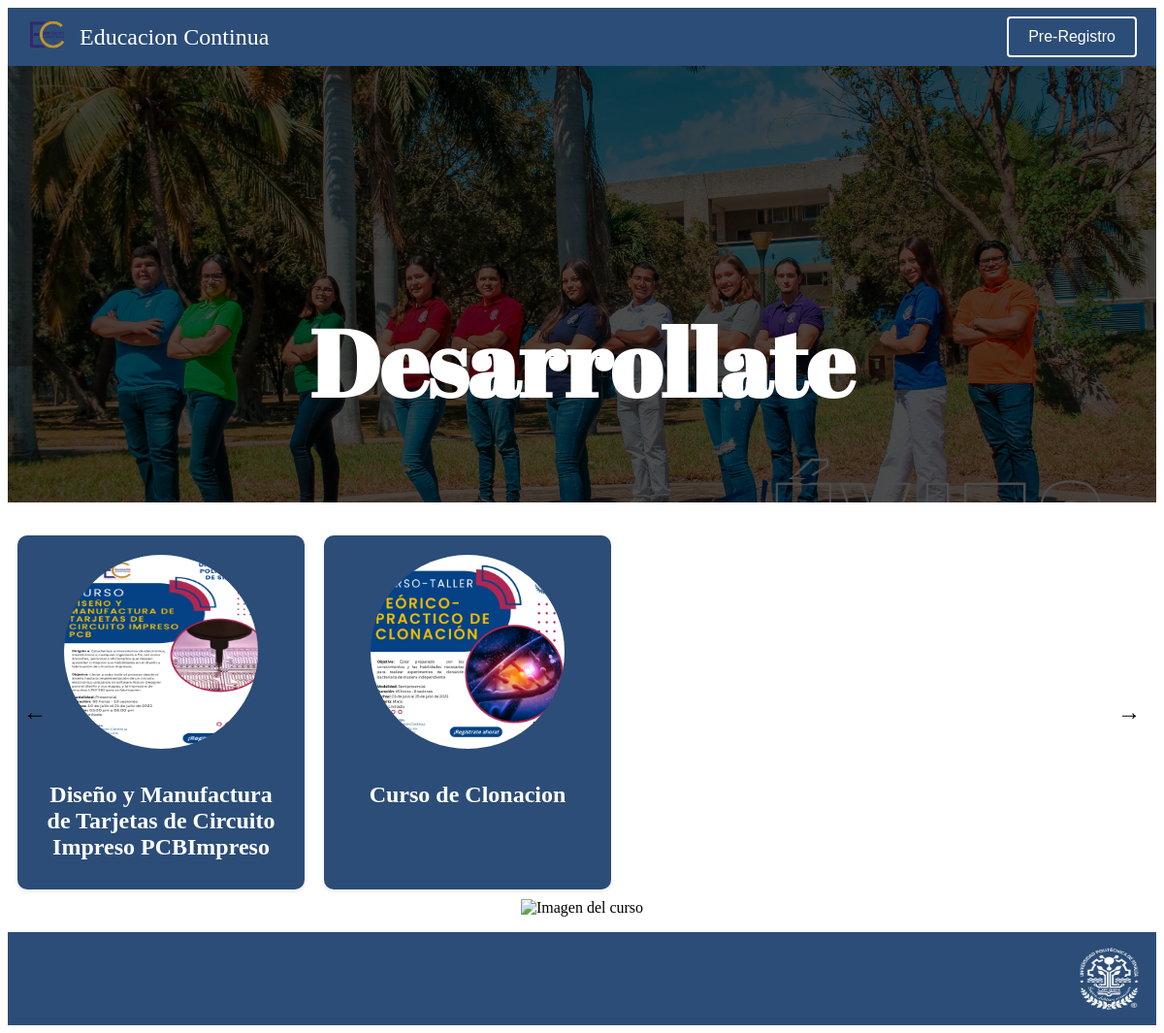
The app's page /, older data.
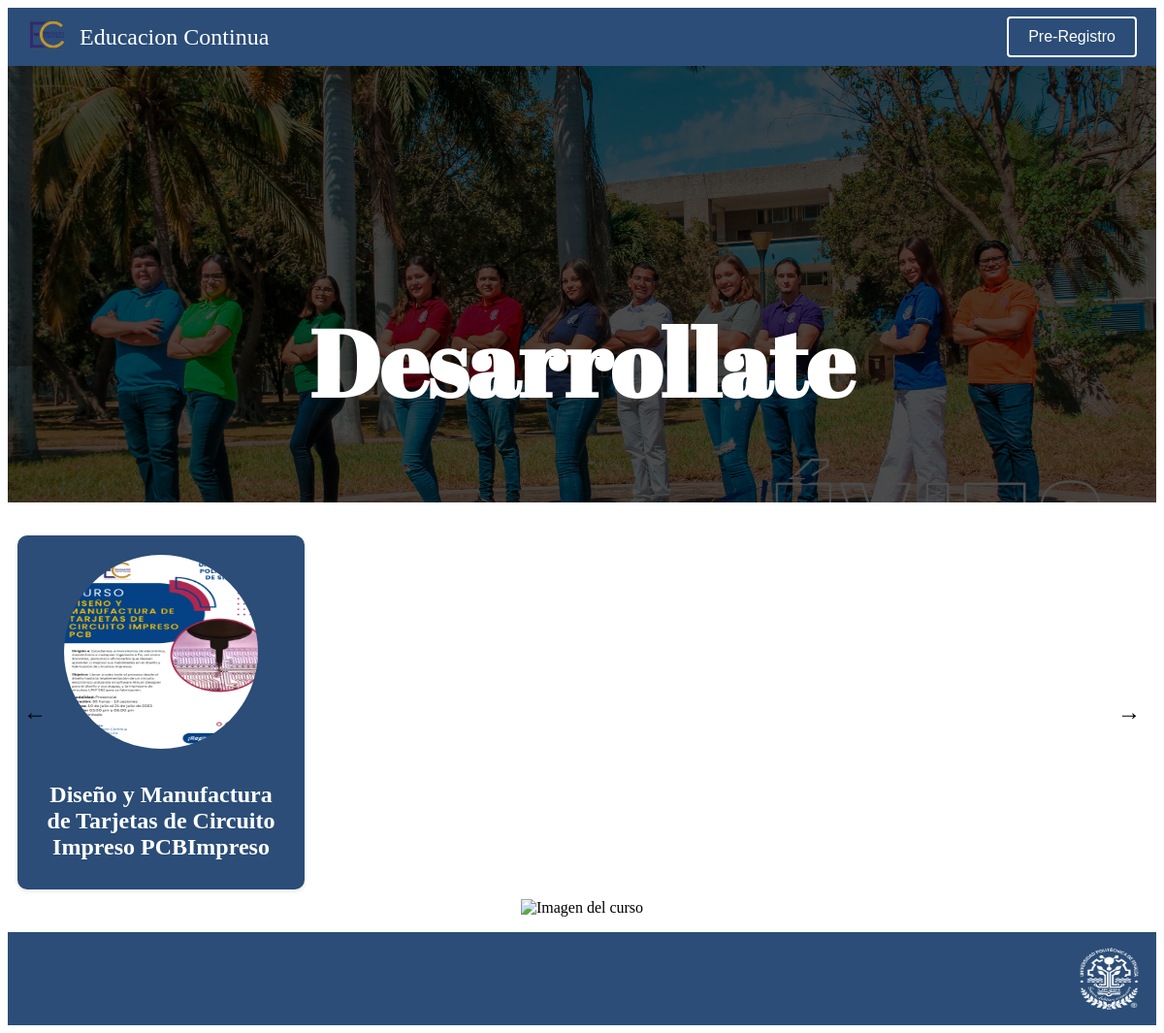
The same page, newer data.
### EC/models.py (models this page shows, shortened)
class Courses(models.Model):
    id= models.AutoField(primary_key=True)
    imagen = models.ImageField(upload_to='cajas/', blank=False)
    titulo = models.CharField(max_length=200, blank=False)
    descripcion = models.TextField(blank=False)

### EC/views.py (the view)
# urls.py: path('',main,name='main')
def main(request):
    courses = Courses.objects.all()
    return render(request,'index.html',  {'courses': courses})

### EC/templates/index.html (shortened to what this page needs)
{% load static %}
<!DOCTYPE html>
<html lang="es">
<head>
    <link rel="stylesheet" type="text/css" href="{% static 'css/styles.css' %}" />
</head>
<body>
    <header>
        <div class="header">
            <div class="logo_main", location.href='{%url 'main' %}';">
                <img src="media/loigo EC.png" alt="Logo" class="logo">
                <span class="label">Educacion Continua</span>
            </div>
            <button onclick="location.href='{% url 'Registro' %}';" class="register-button" >Pre-Registro</button>
        </div>
    </header>
    <section class="desarrollate">
        <div class="desarrollate-content">
            <h2 class="desarrollate-text"> Desarrollate </h2>
        </div>
    </section>
    <div class="slider-container">
        <div class="slider">
            {% for course in courses %}
                <div class="box" id="{{ course.id }}" onclick="mostrarImagenCurso('{{ course.imagen.url }}')">
                    <img src="{{ course.imagen.url }}" alt="Image">
                    <h2>{{ course.titulo }}</h2>
                </div>
            {% empty %}
                <div class="NoBox">
                    <h2>No hay Cursos por el momento</h2>
                </div>
            {% endfor %}
        </div>
        <div>
            <button class="prev-button">&larr;</button>
        </div>
        <div>
            <button class="next-button">&rarr;</button>
        </div>
    </div>
    <div id="imagen-curso">
        <img id="curso-imagen" src="" alt="Imagen del curso">
    </div>
    <footer class="footer">
        <img src="/media/Upsin_logo.png" alt="Upsin_logo" class="footer-img">
    </footer>
</body>
</html>

### EC/static/css/styles.css (style rules this page uses)
:root { --colorPrincipal: #2b4d77; --fuentePrincipal: 'Abril Fatface', sans-serif; --negro: #000; --blanco: #fff; }
.header { background-color: var(--colorPrincipal); height: 60px; display: flex; align-items: center; justify-content: space-between; padding: 0 20px; box-sizing: border-box; color: var(--blanco); vertical-align: middle; }
.logo { cursor: pointer; width: 40px; height: 40px; vertical-align: middle; }
.label { cursor: pointer; font-size: 50px; margin-left: 10px; font-size: x-large; height: fit-content; max-height: fit-content; vertical-align: middle; text-align: center; }
.register-button { background-color: var(--colorPrincipal); border: 2px solid var(--blanco); color: var(--blanco); padding: 10px 20px; cursor: pointer; font-size: 16px; border-radius: 4px; vertical-align: middle; }
.box { width: 300px; border-radius: 10px; background-color: var(--colorPrincipal); box-shadow: 0 2px 4px rgba(0, 0, 0, 0.1); padding: 20px; margin: 10px; text-align: center; cursor: pointer; }
.box img { width: 200px; height: 200px; border-radius: 50%; margin-bottom: 10px; cursor: pointer; }
.box h2 { color: var(--blanco); margin-bottom: 10px; cursor: pointer; }
.slider-container { position: relative; overflow: hidden; }
.slider { display: flex; transition: transform 0.5s; }
.box { width: 25%; padding: 20px; box-sizing: border-box; cursor: pointer; }
.prev-button, .next-button { position: absolute; top: 50%; transform: translateY(-50%); background: none; border: none; font-size: 24px; color: var(--negro); cursor: pointer; }
.prev-button { left: 10px; }
.next-button { right: 10px; }
.desarrollate { position: relative; background-image: url(/media/Desarrollate-imagen.jpg); background-repeat: no-repeat; background-size: cover; height: 450px; margin-bottom: 1.5rem; }
.desarrollate-content { position: absolute; display: flex; flex-direction: column; justify-content: flex-end; height: 100%; width: 100%; background-color: rgb(0 0 0 / 70%); }
.desarrollate-text { text-align: center; font-family: var(--fuentePrincipal); color: var(--blanco); margin-top: auto; font-size: 6rem; }
#imagen-curso { display: flex; justify-content: center; align-items: center; }
#curso-imagen { max-height: 100%; max-width: 100%; height: auto; }
.footer { margin-top: 1rem; background-color: var(--colorPrincipal); padding: 1rem; display: flex; flex-direction: row-reverse; align-items: center; }
.footer-img { width: 4rem; height: 4rem; }

Row changes from the older to the newer data that the page shows:
removed Courses: imagen (picture), titulo "Curso de Clonacion"
